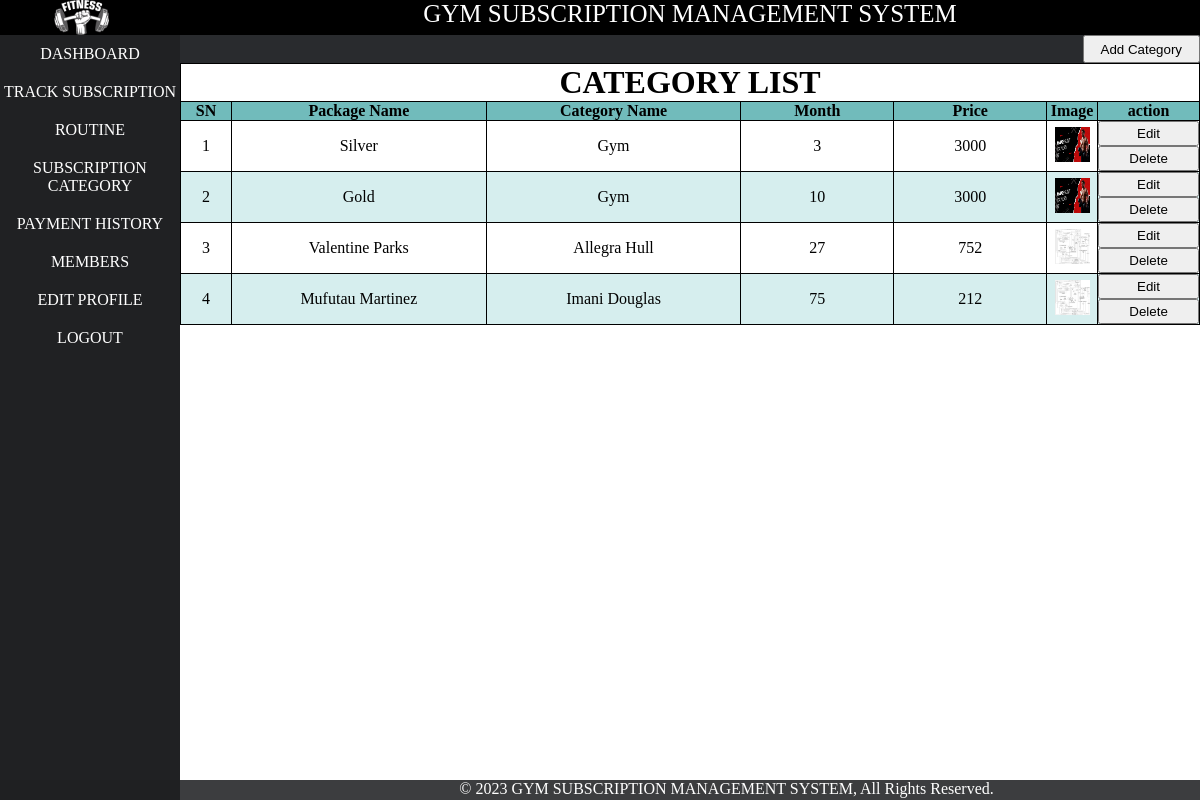
/admin/category.php (signed in), run on an earlier commit of the app's database.
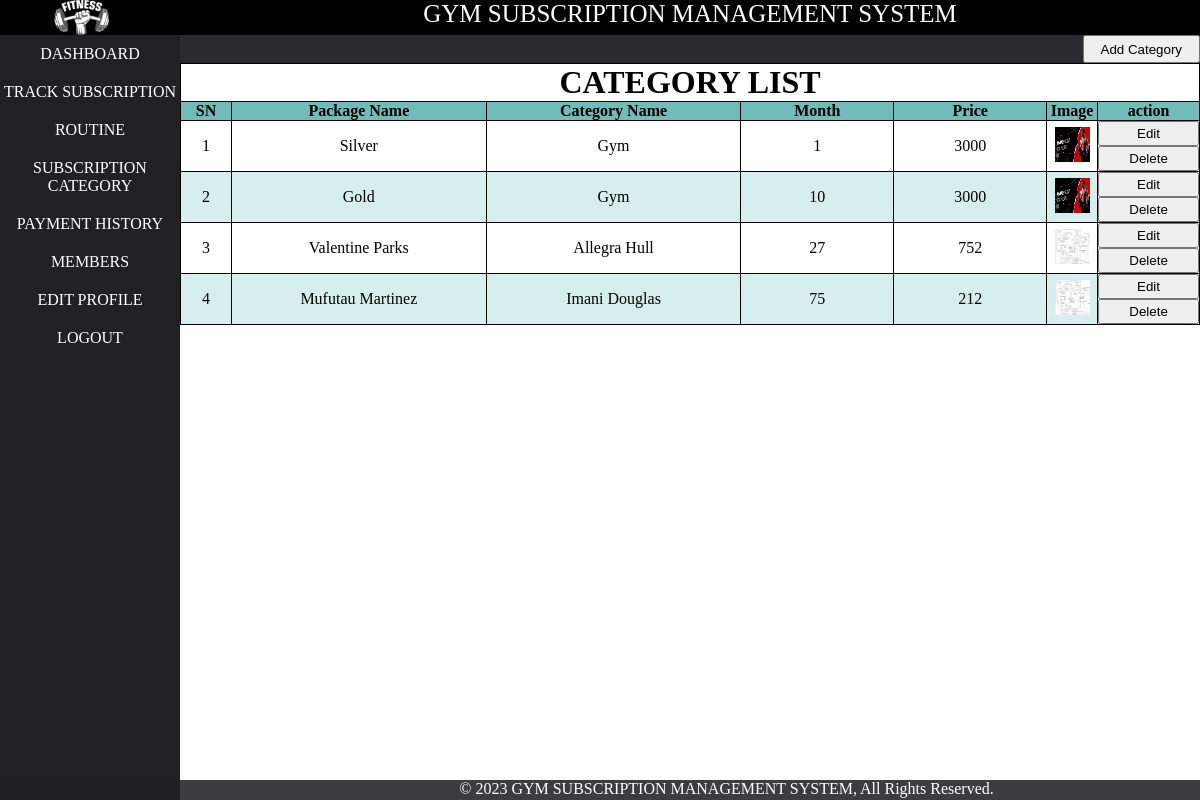
And on a later commit of the database.
### tables this page shows
CREATE TABLE `category` (
  `cid` int(11) NOT NULL,
  `package_name` varchar(20) NOT NULL,
  `cname` varchar(20) NOT NULL DEFAULT 'Gym',
  `duration` int(11) NOT NULL,
  `package_price` int(30) NOT NULL,
  `image` varchar(1000) NOT NULL
);

### admin/category.php (the view, shortened to what this page needs)
<?php
include('layout/header.php');
include('layout/left.php');
?>
<div id="right">
<link rel="stylesheet" href="../css/tableDecorate.css">
      <form action="addcategory.php">
      <input type="submit" name="addcategory" id="" value="Add Category"class="centermember">
      </form>
<div class="table_class">
<link rel="stylesheet" href="../css/tableDecorate.css">
    <table class="membership">
        <tr>
           <td colspan="7"> <h1 class="center">CATEGORY LIST</h1></td>
        </tr>
        <tr>
        <th width= 5%;>SN</th>
        <th width=25%;>Package Name</th>
        <th width=25%;>Category Name</th>
        <th width=15%;>Month</th>
        <th width=15%;>Price</th>
        <th width=5%;>Image</th>
        <th width=10%;>action</th>
        </tr>
        <?php
        $conn=new mysqli("localhost","root","","gsms");
        $sql="select * from category ORDER BY duration ASC";
        $result=$conn->query($sql);
        $i=0;
        while ($row = $result->fetch_assoc()) {
            $i++;
            $cid = $row["cid"];
            $cname = $row["cname"];
            $pname = $row["package_name"];
            $duration = $row["duration"];
            $price = $row["package_price"];
            $image = $row["image"];
            echo "<tr>
                <td>$i</td>
                <td>$pname</td>
                <td>$cname</td>
                <td>$duration</td>
                <td> $price </td>
                <td><img src='../img/$image'></td>
                <td >
                        <form action='edit_category.php' method='get'>
                        <input type='hidden' value='$cid' name='category_id' />
                            <input type='submit' name='edit_category' value='Edit' class='edit_delete_green'>
                        </form>
                        <form action='category.php' method='get'>
                        <input type='hidden' value='$cid' name='category_id' />
                        <input type='submit' name='delete_category' value='Delete' class='edit_delete_red'>
                        </form>
                </td>
            </tr>";
        }
        ?>
    </table>
    </div>
</div>
<?php
include('layout/footer.php');
?>

What changed in the data, as far as the page shows it:
changed category "Silver": duration "3" → "1"
